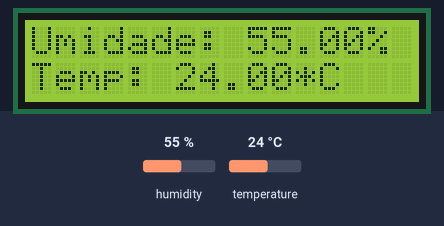
A sketch run on a simulated Arduino Uno, built with avr-gcc and run on an emulated ATmega328P. On the bench: 16×2 character LCD. The test bench sets the inputs (shaded band); at power-on: humidity 55 %, temperature 24 °C.

Above: at 1.2 s.
1.3 s: humidity set to 22 %
At 16.2 s:
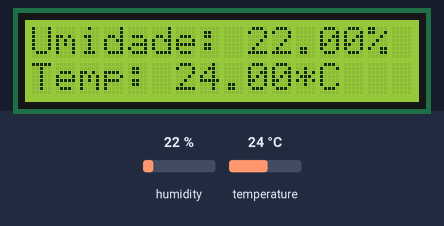
Timing chart, 0 to 17.7 s (numbered marks = the images above; inputs shaded):
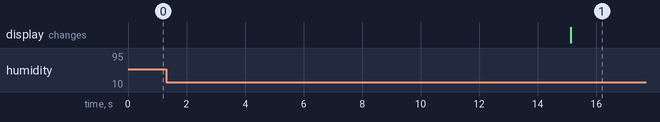

The sketch:

temperatura.ino
```cpp
// Lib temperatura
#include "DHT.h"
//Lib para o Display
#include <LiquidCrystal.h>

// Define os pinos que serão utilizados para ligação ao display
LiquidCrystal lcd(12, 11, 5, 4, 3, 2);

// Definições para os pinos de checagem de temperatura
#define DHTPIN A1 // pino que estamos conectado
#define DHTTYPE DHT11 // DHT 11

// Conecte pino 1 do sensor (esquerda) ao +5V
// Conecte pino 2 do sensor ao pino de dados definido em seu Arduino
// Conecte pino 4 do sensor ao GND
// Conecte o resistor de 10K entre pin 2 (dados)
// e ao pino 1 (VCC) do sensor
DHT dht(DHTPIN, DHTTYPE);

void setup()
{
  Serial.begin(9600);
  dht.begin();

  //Define o número de colunas e linhas do LCD
  lcd.begin(16, 2);
}

void loop()
{
  // A leitura da temperatura e umidade pode levar 250ms!
  // O atraso do sensor pode chegar a 2 segundos.
  float h = dht.readHumidity();
  float t = dht.readTemperature();
  // testa se retorno é valido, caso contrário algo está errado.
  if (isnan(t) || isnan(h))
  {
    // Posiciona o cursor
    lcd.setCursor(0, 0);
    lcd.print("Temperatura Falhou!");
  }
  else
  {
    lcd.clear();
    lcd.print("Checando temp!!");
    //Limpa a tela
    lcd.clear();
    //Posiciona o cursor na coluna 3, linha 0;
    lcd.setCursor(0, 0);
    //Envia o texto entre aspas para o LCD
    lcd.print("Umidade: ");
    lcd.print(h);
    lcd.print("%");
    lcd.setCursor(0, 1);
    lcd.print("Temp: ");
    lcd.print(t);
    lcd.print("*C");
    delay(15000);
  }
}
```

Measured:
- after the input at 1.3 s, the display: changes after 13.8 s (image 1)
